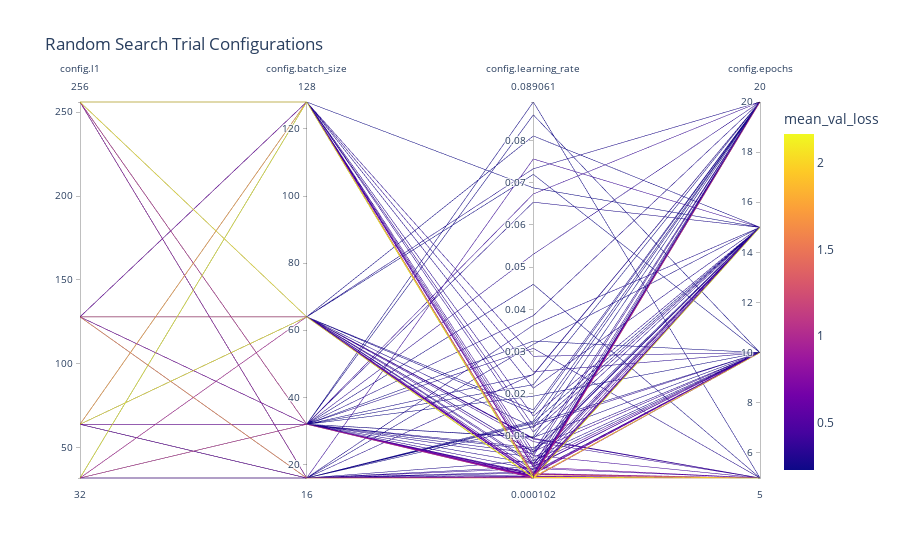

Write notebook code for a chart like this one.
### Markdown cell above
**🧪Tested Configurations Overview**
- big picture across the whole search space

### Code cell
fig = px.parallel_coordinates(df_flat_e7_log, color="mean_val_loss",
                              title='Random Search Trial Configurations',
                              dimensions=['config.l1', 'config.batch_size', 'config.learning_rate',
                                          'config.epochs'], width=900)
fig.show()
